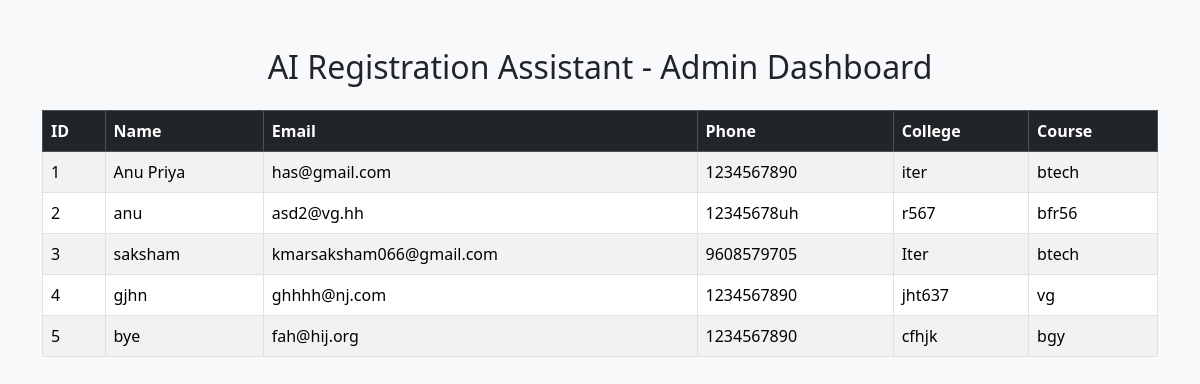
/admin, run on an earlier commit of the app's database.
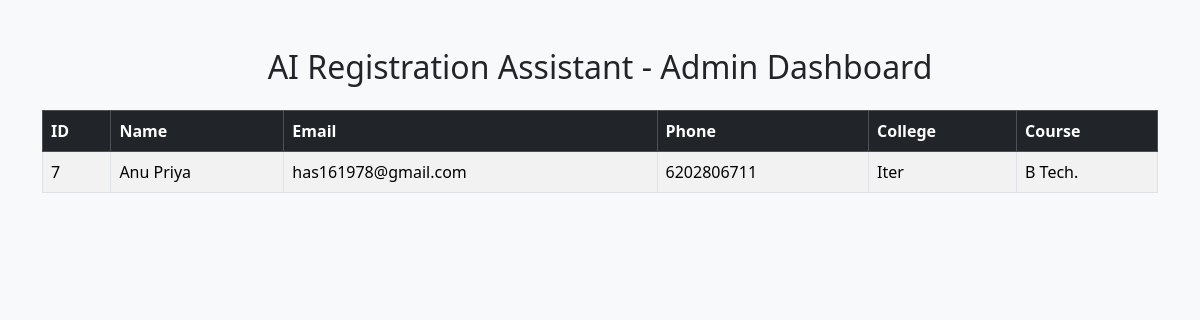
And on a later commit of the database.
### tables this page shows
CREATE TABLE registrations(
        id INTEGER PRIMARY KEY AUTOINCREMENT,
        name TEXT,
        email TEXT,
        phone TEXT,
        college TEXT,
        course TEXT
    );

### app.py (the view)
@app.route("/admin")
def admin():
    conn = sqlite3.connect("database.db")
    cursor = conn.cursor()
    cursor.execute("SELECT * FROM registrations")
    registrations = cursor.fetchall()
    conn.close()
    return render_template(
        "admin.html",
        registrations=registrations
    )

### templates/admin.html (shortened to what this page needs)
<!DOCTYPE html>
<html>
<head>
    <link href="https://cdn.jsdelivr.net/npm/bootstrap@5.3.3/dist/css/bootstrap.min.css" rel="stylesheet">
</head>
<body class="bg-light">
<div class="container mt-5">
<h2 class="mb-4 text-center">
AI Registration Assistant - Admin Dashboard
</h2>
<table class="table table-bordered table-striped">
<thead class="table-dark">
<tr>
<th>ID</th>
<th>Name</th>
<th>Email</th>
<th>Phone</th>
<th>College</th>
<th>Course</th>
</tr>
</thead>
<tbody>
{% if registrations %}
    {% for row in registrations %}
    <tr>
        <td>{{ row[0] }}</td>
        <td>{{ row[1] }}</td>
        <td>{{ row[2] }}</td>
        <td>{{ row[3] }}</td>
        <td>{{ row[4] }}</td>
        <td>{{ row[5] }}</td>
    </tr>
    {% endfor %}
{% else %}
<tr>
    <td colspan="6" class="text-center">
        No registrations found.
    </td>
</tr>
{% endif %}
</tbody>
</table>
</div>
</body>
</html>

What changed in the data, as far as the page shows it:
removed registrations: id "1", name "Anu Priya", email "has@gmail.com", phone "1234567890", college "iter", course "btech"
removed registrations: id "2", name "anu", email "asd2@vg.hh", phone "12345678uh", college "r567", course "bfr56"
removed registrations: id "3", name "saksham", email "kmarsaksham066@gmail.com", phone "9608579705", college "Iter", course "btech"
removed registrations: id "4", name "gjhn", email "ghhhh@nj.com", phone "1234567890", college "jht637", course "vg"
removed registrations: id "5", name "bye", email "fah@hij.org", phone "1234567890", college "cfhjk", course "bgy"
added registrations: id "7", name "Anu Priya", email "has161978@gmail.com", phone "6202806711", college "Iter", course "B Tech."
